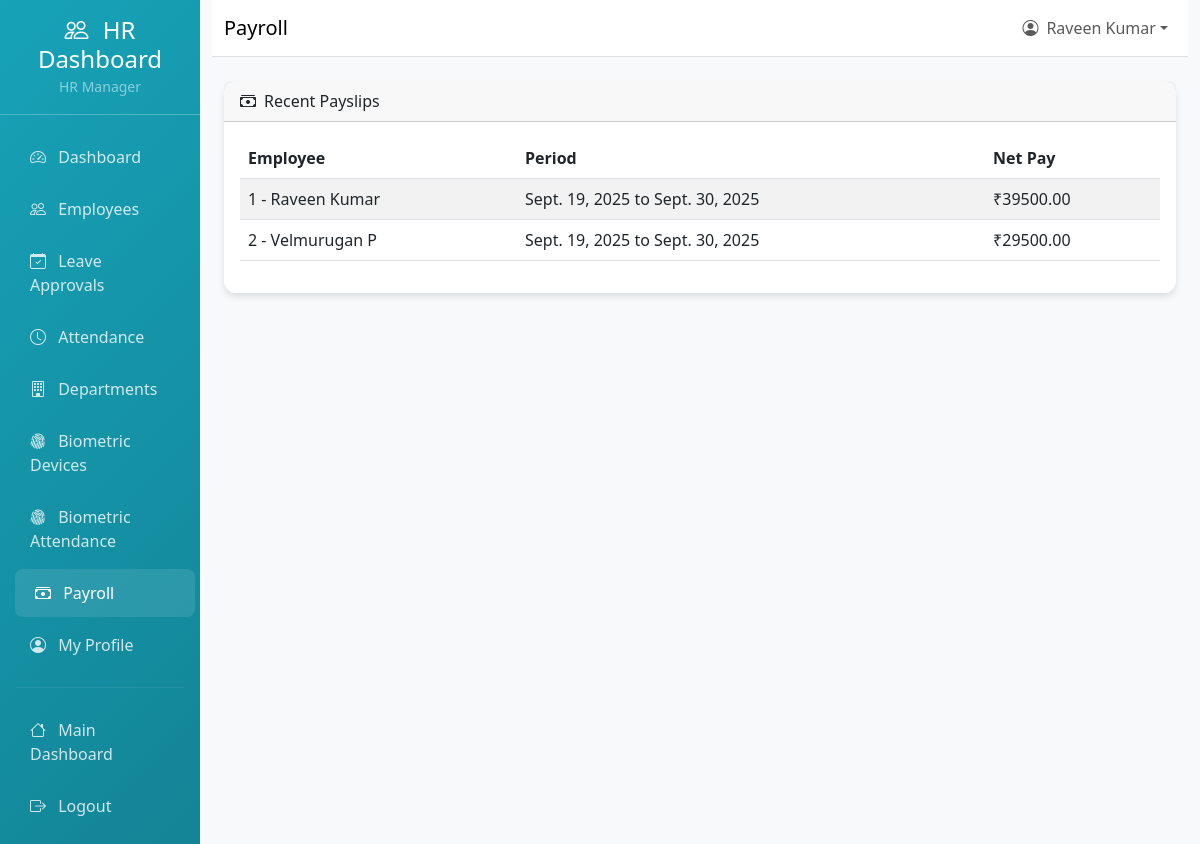
Screenshot of /payroll/ (signed in) with the database file from the repository.
### accounts/models.py (models this page shows, shortened)
class User(AbstractUser):
    ROLE_CHOICES = [
        ('employee', 'Employee'),
        ('hr_manager', 'HR Manager'),
        ('super_admin', 'Super Administrator'),
    ]
    role = models.CharField(
        max_length=20,
        choices=ROLE_CHOICES,
        default='employee',
        help_text='User role determines access permissions'
    )
    company = models.ForeignKey(
        'core_hr.Company',
        on_delete=models.SET_NULL,
        null=True,
        blank=True,
        related_name='users',
        help_text='Company this user belongs to'
    )
    created_by = models.ForeignKey(
        'self',
        on_delete=models.SET_NULL,
        null=True,
        blank=True,
        related_name='created_users',
        help_text='User who created this account'
    )
    last_password_change = models.DateTimeField(
        default=timezone.now,
        help_text='Last time password was changed'
    )
    is_active = models.BooleanField(
        default=True,
        help_text='Designates whether this user should be treated as active.'
    )
    class Meta:
        db_table = 'auth_user'
        verbose_name = 'User'
        verbose_name_plural = 'Users'

### payroll/models.py (models this page shows, shortened)
class PaySlip(models.Model):
    employee = models.ForeignKey(Employee, on_delete=models.PROTECT)
    pay_period_start = models.DateField()
    pay_period_end = models.DateField()
    gross_pay = models.DecimalField(max_digits=12, decimal_places=2, default=Decimal('0.00'))
    total_deductions = models.DecimalField(max_digits=12, decimal_places=2, default=Decimal('0.00'))
    net_pay = models.DecimalField(max_digits=12, decimal_places=2, default=Decimal('0.00'))
    generated_date = models.DateTimeField(auto_now_add=True)
    pdf_file_path = models.CharField(max_length=255, blank=True, default='')
    class Meta:
        indexes = [models.Index(fields=['employee', 'pay_period_end'])]
        unique_together = [('employee', 'pay_period_start', 'pay_period_end')]
        ordering = ['-pay_period_end']

### core_hr/models.py (models this page shows, shortened)
class Employee(models.Model):
    user = models.OneToOneField(
        settings.AUTH_USER_MODEL,
        on_delete=models.CASCADE,
        related_name='employee'
    )
    company = models.ForeignKey(
        Company,
        on_delete=models.CASCADE,
        related_name='employees'
    )
    employee_id = models.CharField(max_length=20)
    department = models.ForeignKey(
        Department,
        on_delete=models.SET_NULL,
        null=True,
        blank=True,
        related_name='employees'
    )
    job_title = models.CharField(max_length=100)
    phone = models.CharField(max_length=20, blank=True)
    address = models.TextField(blank=True)
    date_of_birth = models.DateField(null=True, blank=True)
    hire_date = models.DateField(default=timezone.now)
    salary = models.DecimalField(max_digits=10, decimal_places=2, null=True, blank=True)
    is_active = models.BooleanField(default=True)
    created_at = models.DateTimeField(auto_now_add=True)
    updated_at = models.DateTimeField(auto_now=True)
    class Meta:
        unique_together = ['company', 'employee_id']
        ordering = ['company', 'employee_id']
    def __str__(self):
        return f"{self.employee_id} - {self.user.get_full_name()}"

### payroll/views.py (the view)
# urls.py: path('', views.dashboard_view, name='dashboard'),
@require_roles('super_admin', 'hr_manager')
@login_required
def dashboard(request):
    slips = PaySlip.objects.order_by('-pay_period_end')[:20]
    template_name = 'payroll/admin_dashboard.html' if request.user.role == 'super_admin' else 'payroll/dashboard.html'
    return render(request, template_name, {'recent_slips': slips})

### core_hr/context_processors.py (called while the page is built, shortened)
def company_context(request):
    company = None
    current_date = None
    try:
        company = Company.objects.first()
    except Exception as e:
        company = None
    try:
        if hasattr(request, 'user') and request.user.is_authenticated:
            current_date = getattr(request.user, 'date_joined', None)
    except Exception:
        current_date = None
    return {
        'company': company,
        'current_date': current_date,
    }

### payroll/templates/payroll/dashboard.html (shortened to what this page needs)
{% extends 'hr_dashboard/base.html' %}
{% block page_title %}Payroll{% endblock %}
{% block content %}
<div class="card">
  <div class="card-header"><i class="bi bi-cash-stack me-2"></i>Recent Payslips</div>
  <div class="card-body">
    <div class="table-responsive">
      <table class="table table-striped">
        <thead><tr><th>Employee</th><th>Period</th><th>Net Pay</th></tr></thead>
        <tbody>
          {% for s in recent_slips %}
          <tr>
            <td>{{ s.employee }}</td>
            <td>{{ s.pay_period_start }} to {{ s.pay_period_end }}</td>
            <td>₹{{ s.net_pay }}</td>
          </tr>
          {% empty %}
          <tr><td colspan="3" class="text-muted text-center">No payslips yet.</td></tr>
          {% endfor %}
        </tbody>
      </table>
    </div>
  </div>
</div>
{% endblock %}

### templates/hr_dashboard/base.html (shortened to what this page needs)
<!DOCTYPE html>
<html lang="en">
<head>
    <link href="https://cdn.jsdelivr.net/npm/bootstrap@5.3.0/dist/css/bootstrap.min.css" rel="stylesheet">
    <link href="https://cdn.jsdelivr.net/npm/bootstrap-icons@1.10.0/font/bootstrap-icons.css" rel="stylesheet">
</head>
<body>
    <div class="container-fluid">
        <div class="row">
            <div class="col-md-3 col-lg-2 px-0 sidebar">
                <div class="d-flex flex-column">
                    <div class="p-3 text-center border-bottom border-light border-opacity-25">
                        <h4 class="text-white mb-0">
                            <i class="bi bi-people me-2"></i>
                            HR Dashboard
                        </h4>
                        <small class="text-white-50">HR Manager</small>
                    </div>
                    <nav class="nav flex-column py-3">
                        <a class="nav-link {% if request.resolver_match.url_name == 'hr_dashboard' %}active{% endif %}"
                           href="{% url 'hr_dashboard:hr_dashboard' %}">
                            <i class="bi bi-speedometer2 me-2"></i>
                            Dashboard
                        </a>
                        <a class="nav-link {% if 'employees' in request.resolver_match.url_name %}active{% endif %}"
                           href="{% url 'hr_dashboard:hr_employees' %}">
                            <i class="bi bi-people me-2"></i>
                            Employees
                        </a>
                        <a class="nav-link {% if 'leave' in request.resolver_match.url_name %}active{% endif %}"
                           href="{% url 'hr_dashboard:hr_leave_approvals' %}">
                            <i class="bi bi-calendar-check me-2"></i>
                            Leave Approvals
                        </a>
                        <a class="nav-link {% if 'attendance' in request.resolver_match.url_name %}active{% endif %}"
                           href="{% url 'hr_dashboard:hr_attendance' %}">
                            <i class="bi bi-clock me-2"></i>
                            Attendance
                        </a>
                        <a class="nav-link {% if 'departments' in request.resolver_match.url_name %}active{% endif %}"
                           href="{% url 'hr_dashboard:hr_departments' %}">
                            <i class="bi bi-building me-2"></i>
                            Departments
                        </a>
                        <a class="nav-link {% if 'biometric' in request.resolver_match.url_name %}active{% endif %}"
                           href="{% url 'hr_dashboard:hr_biometric' %}">
                            <i class="bi bi-fingerprint me-2"></i>
                            Biometric Devices
                        </a>
                        <a class="nav-link {% if 'biometric_attendance' in request.resolver_match.url_name %}active{% endif %}"
                           href="{% url 'hr_dashboard:biometric_attendance_dashboard' %}">
                            <i class="bi bi-fingerprint me-2"></i>
                            Biometric Attendance
                        </a>
                        <a class="nav-link {% if request.resolver_match.namespace == 'payroll' %}active{% endif %}"
                           href="{% url 'payroll:dashboard' %}">
                            <i class="bi bi-cash-stack me-2"></i>
                            Payroll
                        </a>
                        <a class="nav-link {% if request.resolver_match.url_name == 'hr_profile' %}active{% endif %}"
                           href="{% url 'hr_dashboard:hr_profile' %}">
                            <i class="bi bi-person-circle me-2"></i>
                            My Profile
                        </a>
                        <hr class="border-light border-opacity-25 mx-3">
                        <a class="nav-link" href="{% url 'accounts:dashboard' %}">
                            <i class="bi bi-house me-2"></i>
                            Main Dashboard
                        </a>
                        <a class="nav-link" href="{% url 'accounts:logout' %}">
                            <i class="bi bi-box-arrow-right me-2"></i>
                            Logout
                        </a>
                    </nav>
                </div>
            </div>
            <div class="col-md-9 col-lg-10 main-content">
                <nav class="navbar navbar-expand-lg navbar-light bg-white border-bottom">
                    <div class="container-fluid">
                        <span class="navbar-brand mb-0 h1">
                            {% block page_title %}HR Dashboard{% endblock %}
                        </span>
                        <div class="navbar-nav ms-auto">
                            <div class="nav-item dropdown">
                                <a class="nav-link dropdown-toggle d-flex align-items-center" href="#"
                                   id="navbarDropdown" role="button" data-bs-toggle="dropdown">
                                    <i class="bi bi-person-circle me-2"></i>
                                    {{ user.get_full_name|default:user.username }}
                                </a>
                            </div>
                        </div>
                    </div>
                </nav>
                <div class="container-fluid py-4">
                    {% block content %}{% endblock %}
                </div>
            </div>
        </div>
    </div>
</body>
</html>

### templates/hr_dashboard/base.html (style rules this page uses)
:root { --hr-primary: #17a2b8; --hr-secondary: #f8f9fa; --hr-accent: #28a745; }
.sidebar { min-height: 100vh; background: linear-gradient(135deg, var(--hr-primary), #138496); box-shadow: 2px 0 10px rgba(0,0,0,0.1); }
.sidebar .nav-link { color: rgba(255,255,255,0.8); padding: 12px 20px; margin: 2px 10px; border-radius: 8px; transition: all 0.3s ease; }
.sidebar .nav-link:hover, .sidebar .nav-link.active { color: white; background: rgba(255,255,255,0.1); transform: translateX(5px); }
.main-content { background: var(--hr-secondary); min-height: 100vh; }
.card { border: none; border-radius: 12px; box-shadow: 0 4px 6px rgba(0,0,0,0.1); }

### rows the page displays
PaySlip: employee "1 - Raveen Kumar", pay_period_start "Sept. 19, 2025", pay_period_end "Sept. 30, 2025", net_pay "39500.00"
PaySlip: employee "2 - Velmurugan P", pay_period_start "Sept. 19, 2025", pay_period_end "Sept. 30, 2025", net_pay "29500.00"

### other values shown
{{ user.get_full_name|default:user.username }} "Raveen Kumar"
